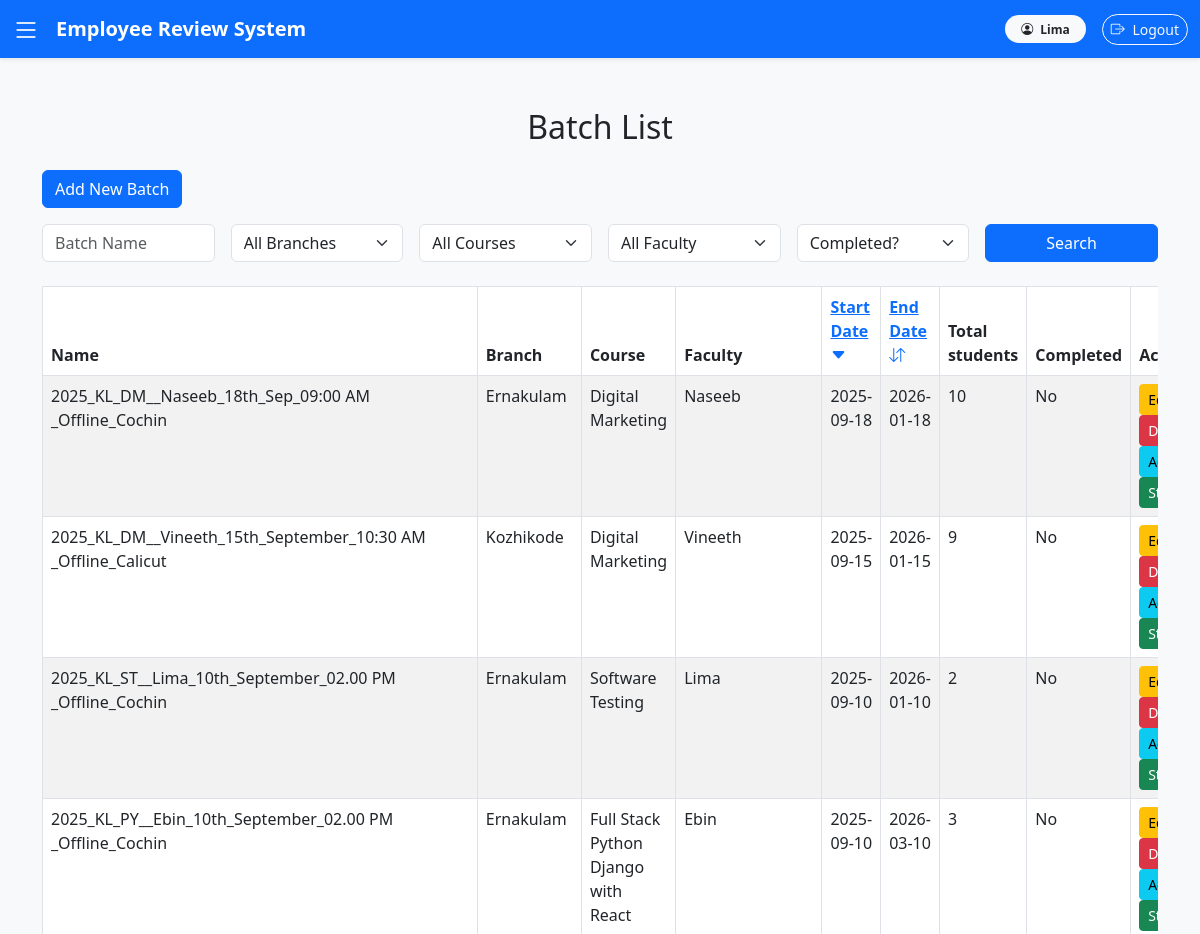
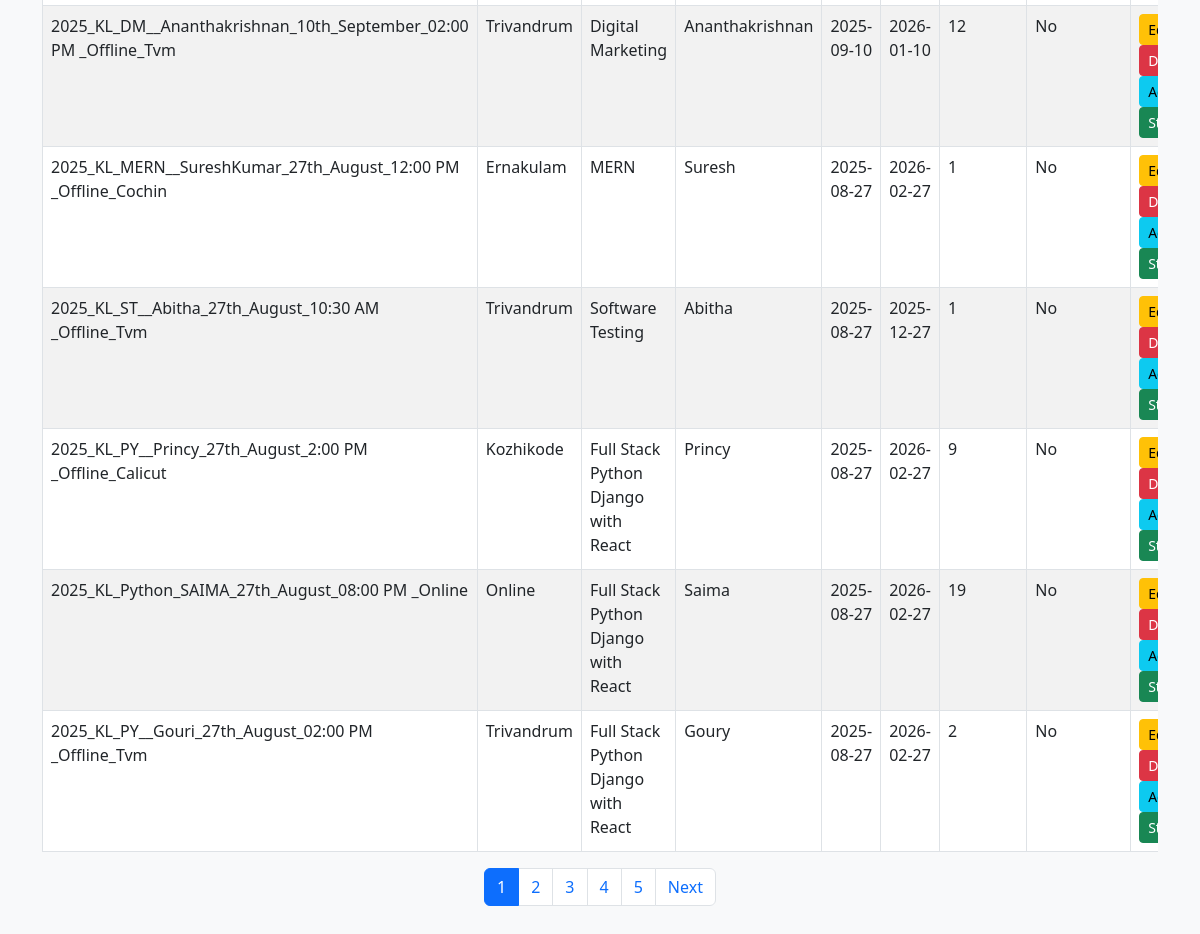
Page /batches/ (signed in) on the committed database (2 pictures, top to bottom).
### settings_app/models.py (models this page shows, shortened)
class Master(models.Model):
    created_date = models.DateTimeField(auto_now_add=True)
    isactive = models.BooleanField(default=True,verbose_name="Active")
    created_user = models.ForeignKey(User, null=True, blank=True, on_delete=models.CASCADE)
    class Meta:
        abstract = True
        ordering = ['-isactive']

class Batch(Master):
    name = models.CharField(max_length=100)
    branch = models.ForeignKey(Branch, on_delete=models.CASCADE)
    course = models.ForeignKey(Course, on_delete=models.CASCADE)
    faculty = models.ForeignKey(FacultyProfile, on_delete=models.CASCADE)  # 🔥 New Foreign Key
    start_date = models.DateField()  #  Added
    end_date = models.DateField()    #  Added
    total_students = models.IntegerField()
    completed = models.BooleanField(default=False)  # New field to mark batch completion

class Branch(Master):
    name = models.CharField(max_length=100, unique=True)

class Course(Master):
    name = models.CharField(max_length=100, unique=True)

class FacultyProfile(Master):
    user = models.OneToOneField(User, on_delete=models.CASCADE, related_name="faculty_user")
    branch = models.ForeignKey(Branch, on_delete=models.CASCADE)
    courses = models.ManyToManyField(Course)  # Faculty can teach multiple courses
    mobile_no = PhoneNumberField(null=True, blank=True, region='IN')  # 'IN' for India
    whatsapp_no = PhoneNumberField(null=True, blank=True, region='IN')

### settings_app/views.py (the view)
# urls.py: path('batches/', views.batch_list, name='batch_list'),
@login_required
def batch_list(request):
    batches = Batch.objects.all()
    name = request.GET.get('name', '').strip()
    branch_id = request.GET.get('branch')
    course_id = request.GET.get('course')
    faculty_id = request.GET.get('faculty')
    completed = request.GET.get('completed')
    sort = request.GET.get('sort')  # Default: newest first
    print(sort)
    if name:
        batches = batches.filter(name__icontains=name)
    if branch_id:
        batches = batches.filter(branch_id=branch_id)
    if course_id:
        batches = batches.filter(course_id=course_id)
    if faculty_id:
        batches = batches.filter(faculty_id=faculty_id)
    if completed in ['yes', 'no']:
        batches = batches.filter(completed=(completed == 'yes'))
    allowed_sorts = ('start_date', '-start_date', 'end_date', '-end_date')
    if sort not in allowed_sorts:
        sort = '-start_date'  # default
    batches = batches.order_by(sort)
    paginator = Paginator(batches, 10)  # 10 per page
    page_number = request.GET.get('page')
    page_obj = paginator.get_page(page_number)
    qs_no_page_no_sort = request.GET.copy()
    qs_no_page_no_sort.pop('page', None)
    qs_no_page_no_sort.pop('sort', None)
    base_qs = qs_no_page_no_sort.urlencode()           # filters only
    qs_no_page = request.GET.copy()
    qs_no_page.pop('page', None)
    qs_keep = qs_no_page.urlencode()                   # filters + current sort
    next_sort_start = 'start_date' if sort != 'start_date' else '-start_date'
    next_sort_end   = 'end_date'   if sort != 'end_date'   else '-end_date'
    return render(request, 'settings_app/batch_list.html', {
        'batches': page_obj,
        'branches': Branch.objects.all(),
        'courses': Course.objects.all(),
        'faculties': FacultyProfile.objects.all(),
        'filters': {
            'name': name,
            'branch_id': branch_id,
            'course_id': course_id,
            'faculty_id': faculty_id,
            'completed': completed,
            'sort': sort,  # Pass to template to highlight arrows
        },
        'sort': sort,
        'base_qs': base_qs,
        'qs_keep': qs_keep,
        'next_sort_start': next_sort_start,
        'next_sort_end': next_sort_end,
        'page_obj': page_obj,
    })

### settings_app/templates/settings_app/batch_list.html (shortened to what this page needs)
{% extends 'base.html' %}
{% block content %}
<div class="container mt-5">
    <h2 class="text-center mb-4">Batch List</h2>
    <a href="{% url 'add_batch' %}" class="btn btn-primary mb-3">Add New Batch</a>
    <form method="get" class="row g-3 mb-4">
    <div class="col-md-2">
        <input type="text" name="name" placeholder="Batch Name" value="{{ filters.name }}" class="form-control">
    </div>
    <div class="col-md-2">
        <select name="branch" class="form-select">
            <option value="">All Branches</option>
        </select>
    </div>
    <div class="col-md-2">
        <select name="course" class="form-select">
            <option value="">All Courses</option>
        </select>
    </div>
    <div class="col-md-2">
        <select name="faculty" class="form-select">
            <option value="">All Faculty</option>
        </select>
    </div>
    <div class="col-md-2">
        <select name="completed" class="form-select">
            <option value="">Completed?</option>
        </select>
    </div>
    <div class="col-md-2">
        <button type="submit" class="btn btn-primary w-100">Search</button>
    </div>
</form>
    <div class="table-responsive">
        <table class="table table-bordered table-striped">
            <thead class="thead-dark">
                <tr>
                    <th>Name</th>
                    <th>Branch</th>
                    <th>Course</th>
                    <th>Faculty</th>
                    <th>
  <a href="?{{ base_qs }}{% if base_qs %}&{% endif %}sort={{ next_sort_start }}">
    Start Date
    {% if sort == 'start_date' %}
      <i class="bi bi-caret-up-fill"></i>
    {% elif sort == '-start_date' %}
      <i class="bi bi-caret-down-fill"></i>
    {% else %}
      <i class="bi bi-arrow-down-up"></i>
    {% endif %}
  </a>
</th>
<th>
  <a href="?{{ base_qs }}{% if base_qs %}&{% endif %}sort={{ next_sort_end }}">
    End Date
    {% if sort == 'end_date' %}
      <i class="bi bi-caret-up-fill"></i>
    {% elif sort == '-end_date' %}
      <i class="bi bi-caret-down-fill"></i>
    {% else %}
      <i class="bi bi-arrow-down-up"></i>
    {% endif %}
  </a>
</th>
                    <th>Total students</th>
                    <th>Completed</th>
                    <th>Actions</th>
                </tr>
            </thead>
            <tbody>
                {% for batch in batches %}
                <tr>
                    <td>{{ batch.name }}</td>
                    <td>{{ batch.branch.name }}</td>
                    <td>{{ batch.course.name }}</td>
                    <td>{{ batch.faculty.user.username }}</td>
                    <td>
                        {% if batch.start_date %}
                            {{ batch.start_date|date:"Y-m-d" }}
                        {% else %}
                            -
                        {% endif %}
                    </td>
                    <td>
                        {% if batch.end_date %}
                            {{ batch.end_date|date:"Y-m-d" }}
                        {% else %}
                            -
                        {% endif %}
                    </td>
                    <td>{{ batch.total_students }}</td>
                    <td>{{ batch.completed|yesno:"Yes,No" }}</td>
                    <td>
                        <a href="{% url 'edit_batch' batch.id %}" class="btn btn-warning btn-sm">Edit</a>
                        <a href="{% url 'delete_batch' batch.id %}" class="btn btn-danger btn-sm">Delete</a>
                        <a href="{% url 'batch_activities' batch.id %}" class="btn btn-info btn-sm">Activities</a>
                        <a href="{% url 'student_list' batch.id %}" class="btn btn-success btn-sm">Students</a>
                    </td>
                </tr>
                {% empty %}
                <tr>
                    <td colspan="6" class="text-center">No batches available.</td>
                </tr>
                {% endfor %}
            </tbody>
        </table>
        <nav aria-label="Page navigation">
  <ul class="pagination justify-content-center">
    {% for num in page_obj.paginator.page_range %}
      <li class="page-item {% if page_obj.number == num %}active{% endif %}">
        <a class="page-link" href="?{{ qs_keep }}{% if qs_keep %}&{% endif %}page={{ num }}">{{ num }}</a>
      </li>
    {% endfor %}
    {% if page_obj.has_next %}
      <li class="page-item">
        <a class="page-link" href="?{{ qs_keep }}{% if qs_keep %}&{% endif %}page={{ page_obj.next_page_number }}">Next</a>
      </li>
    {% endif %}
  </ul>
</nav>
    </div>
</div>
{% endblock %}

### templates/base.html (shortened to what this page needs)
<!DOCTYPE html>
<html lang="en">
<head>
    <link rel="stylesheet" href="https://cdn.jsdelivr.net/npm/bootstrap@5.3.0/dist/css/bootstrap.min.css">
    <link rel="stylesheet" href="https://cdn.jsdelivr.net/npm/bootstrap-icons@1.11.3/font/bootstrap-icons.css">
</head>
<body>
    <nav class="navbar navbar-expand-lg navbar-dark bg-primary fixed-top shadow-sm">
        <div class="container-fluid">
            <span class="sidebar-toggle text-white me-3" id="sidebarToggle">
                <i class="bi bi-list fs-3"></i>
            </span>
            <a class="navbar-brand fw-bold" href="/">Employee Review System</a>
            <div class="d-flex ms-auto align-items-center">
                {% if user.is_authenticated %}
                <span class="badge bg-light text-dark me-3 px-3 py-2 rounded-pill">
                    <i class="bi bi-person-circle me-1"></i> {{ user.username }}
                </span>
                <form action="{% url 'logout' %}" method="post" class="d-inline">
                    <button type="submit" class="btn btn-outline-light btn-sm rounded-pill">
                        <i class="bi bi-box-arrow-right me-1"></i> Logout
                    </button>
                </form>
                {% else %}
                <a href="{% url 'login' %}" class="btn btn-light text-primary btn-sm rounded-pill">
                    <i class="bi bi-box-arrow-in-right me-1"></i> Login
                </a>
                {% endif %}
            </div>
        </div>
    </nav>
    <main class="content-container" id="mainContent">
        {% block content %}{% endblock %}
    </main>
</body>
</html>

### rows in the picture
Batch: name "2025_KL_DM__Naseeb_18th_Sep_09:00 AM _Offline_Cochin", branch.name "Ernakulam", course.name "Digital Marketing", faculty.user.username "Naseeb", start_date "2025-09-18", end_date "2026-01-18", total_students "10", completed "No"
Batch: name "2025_KL_DM__Vineeth_15th_September_10:30 AM _Offline_Calicut", branch.name "Kozhikode", course.name "Digital Marketing", faculty.user.username "Vineeth", start_date "2025-09-15", end_date "2026-01-15", total_students "9", completed "No"
Batch: name "2025_KL_ST__Lima_10th_September_02.00 PM _Offline_Cochin", branch.name "Ernakulam", course.name "Software Testing", faculty.user.username "Lima", start_date "2025-09-10", end_date "2026-01-10", total_students "2", completed "No"
Batch: name "2025_KL_PY__Ebin_10th_September_02.00 PM _Offline_Cochin", branch.name "Ernakulam", course.name "Full Stack Python Django with React", faculty.user.username "Ebin", start_date "2025-09-10", end_date "2026-03-10", total_students "3", completed "No"
Batch: name "2025_KL_DM__Ananthakrishnan_10th_September_02:00 PM _Offline_Tvm", branch.name "Trivandrum", course.name "Digital Marketing", faculty.user.username "Ananthakrishnan", start_date "2025-09-10", end_date "2026-01-10", total_students "12", completed "No"
Batch: name "2025_KL_MERN__SureshKumar_27th_August_12:00 PM _Offline_Cochin", branch.name "Ernakulam", course.name "MERN", faculty.user.username "Suresh", start_date "2025-08-27", end_date "2026-02-27", total_students "1", completed "No"
Batch: name "2025_KL_ST__Abitha_27th_August_10:30 AM _Offline_Tvm", branch.name "Trivandrum", course.name "Software Testing", faculty.user.username "Abitha", start_date "2025-08-27", end_date "2025-12-27", total_students "1", completed "No"
Batch: name "2025_KL_PY__Princy_27th_August_2:00 PM _Offline_Calicut", branch.name "Kozhikode", course.name "Full Stack Python Django with React", faculty.user.username "Princy", start_date "2025-08-27", end_date "2026-02-27", total_students "9", completed "No"
Batch: name "2025_KL_Python_SAIMA_27th_August_08:00 PM _Online", branch.name "Online", course.name "Full Stack Python Django with React", faculty.user.username "Saima", start_date "2025-08-27", end_date "2026-02-27", total_students "19", completed "No"
Batch: name "2025_KL_PY__Gouri_27th_August_02:00 PM _Offline_Tvm", branch.name "Trivandrum", course.name "Full Stack Python Django with React", faculty.user.username "Goury", start_date "2025-08-27", end_date "2026-02-27", total_students "2", completed "No"

### other values in the picture
{{ user.username }} "Lima"
{{ num }} "1" "2" "3" "4" "5"
